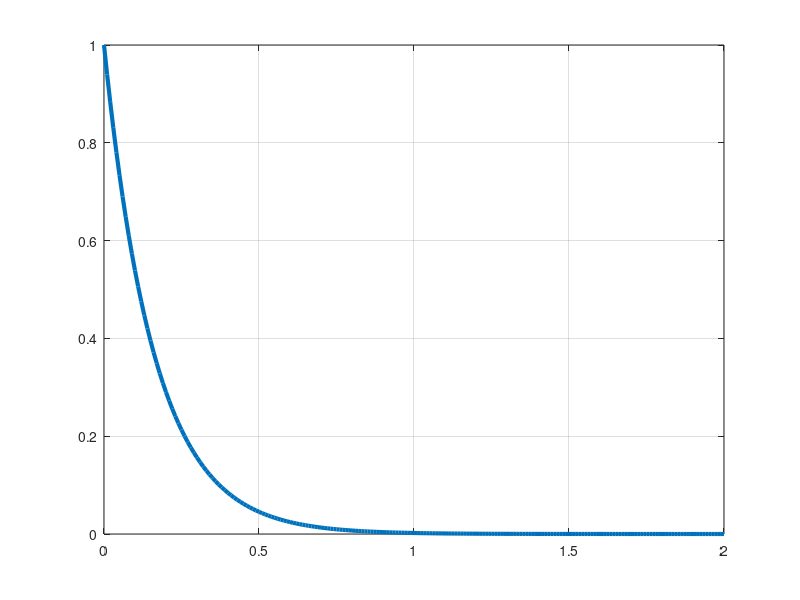
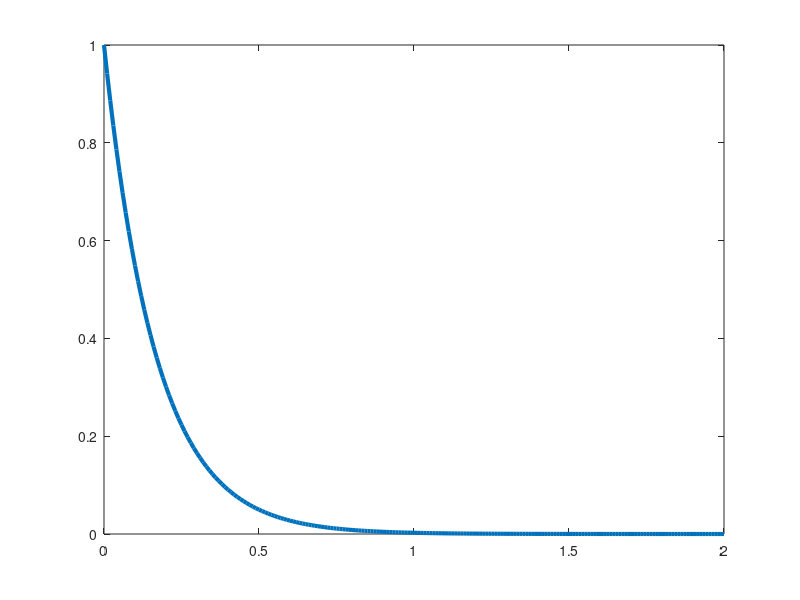
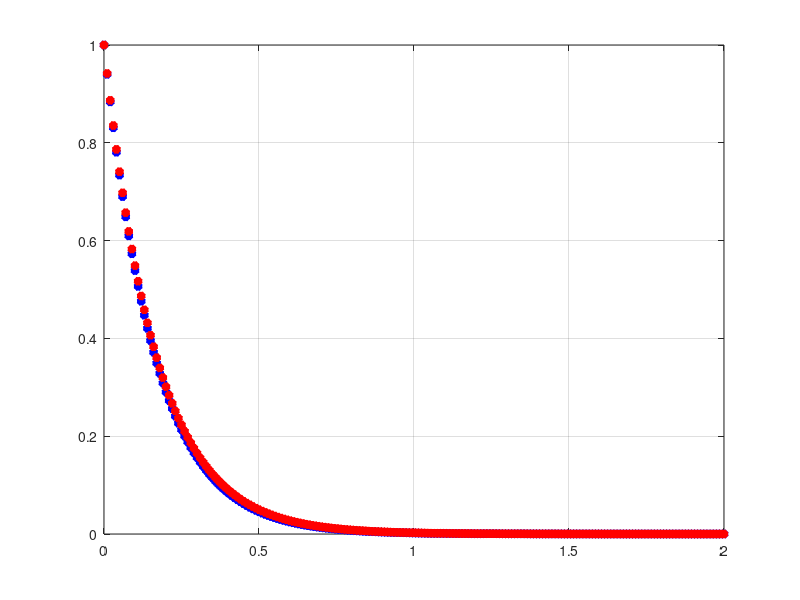

These charts were generated, in order, by the following MATLAB code:
clear all; close all; clf;
h = 0.01; N = 200; y(1) = 1;
for n = 1:N
  x(n+1) = n*h;
  y(n+1) = y(n)+ h*(-6*y(n)); % y' = f(x,y) => dy/dx = -6*y
end
%%%%%%%%%%%%%%%%SOLUCION%NUMERICA%%%%%%%%%%%%%%%%%%%%%%%%
figure (1); clf; plot(x,y,'linewidth',3); grid on;
%%%%%%%%%%%%%%%%SOLUCION%ANALITICA%%%%%%%%%%%%%%%%%%%%%%%%
x1 = 0:0.01:2; y1 = exp(-6*x1);
figure (2); clf; plot(x1,y1,'linewidth',3);
%%%%%%%%%%%%%%%%%%%%%%%%%%%%%%%%%%%%%%%%%
figure (3); clf; plot(x,y,'b*','linewidth',3,x1,y1,'r*','linewidth',3); grid on;
%%%%%%%%%%%%%%%%%%%%%%%%%%%%%%%%%%%%%%%%%
sqrt(sum(y-y1).^2/N)
s = sprintf('El error es: %4f \n',sqrt(sum((y-y1).^2/size(x,2))));
disp(s)
